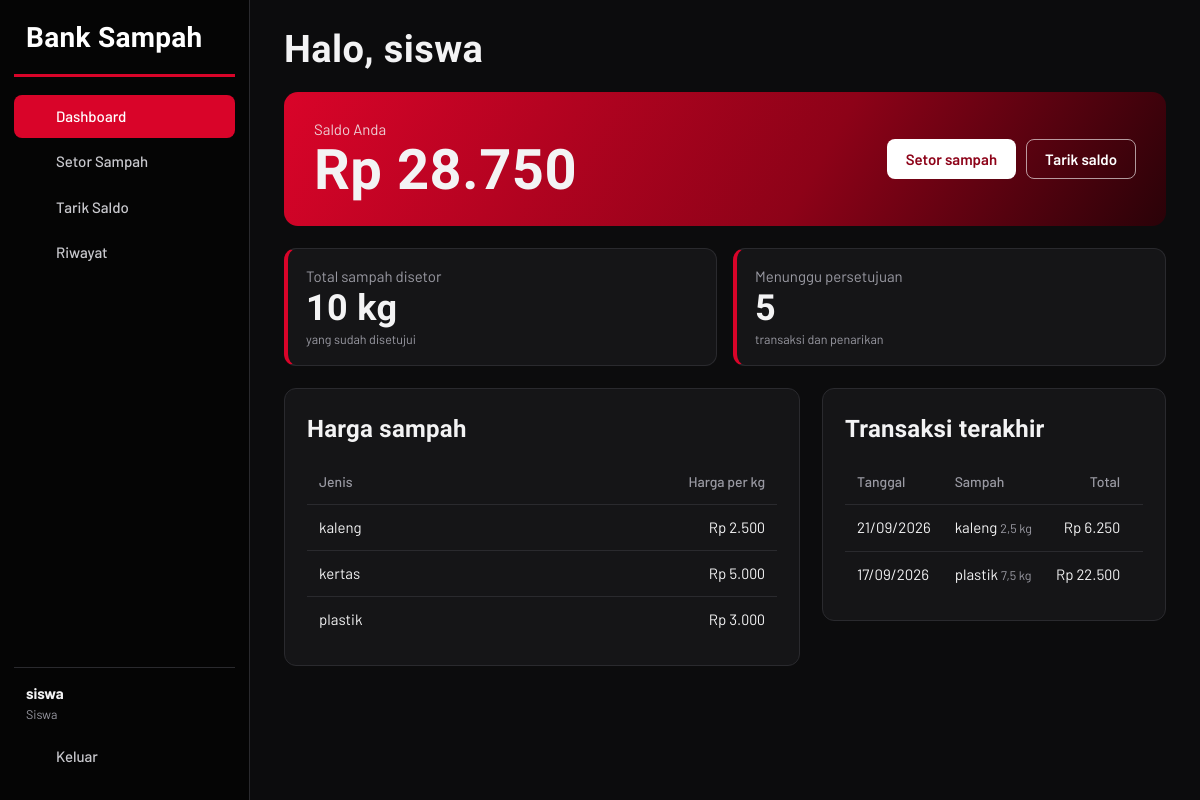
Page /user/dashboard.php (signed in) on the committed database.
### tables this page shows
CREATE TABLE users (
  id_user int(11) NOT NULL AUTO_INCREMENT,
  nama varchar(100) NOT NULL,
  username varchar(50) NOT NULL,
  password varchar(255) NOT NULL,
  saldo int(11) NOT NULL DEFAULT 0,
  role enum('admin','guru','siswa','pengepul') NOT NULL,
  PRIMARY KEY (id_user), UNIQUE KEY (username)
);

CREATE TABLE sampah (
  id_sampah int(11) NOT NULL AUTO_INCREMENT,
  jenis_sampah varchar(50) NOT NULL,
  harga_per_kg int(11) NOT NULL,
  stok_kg decimal(10,2) NOT NULL DEFAULT 0,
  PRIMARY KEY (id_sampah)
);

CREATE TABLE transaksi (
  id_transaksi int(11) NOT NULL AUTO_INCREMENT,
  id_user int(11) NOT NULL,
  id_sampah int(11) NOT NULL,
  tanggal date NOT NULL,
  tipe enum('setor','jual') NOT NULL,
  berat_kg decimal(10,2) NOT NULL,
  total_rp int(11) NOT NULL,
  status enum('pending','disetujui','ditolak') NOT NULL DEFAULT 'pending',
  PRIMARY KEY (id_transaksi)
);

### user/dashboard.php (the view, shortened to what this page needs)
<?php
require_once __DIR__ . '/../config.php';
need(['guru', 'siswa', 'pengepul']);
$u = user();
$jual = $u['role'] === 'pengepul';
$tipe = $jual ? 'jual' : 'setor';
$pageTitle = 'Halo, ' . $u['nama'];
$stmt = $pdo->prepare(
    "SELECT COALESCE(SUM(berat_kg), 0)
     FROM transaksi
     WHERE id_user = ?
       AND tipe = ?
       AND status = 'disetujui'"
);
$stmt->execute([
    $u['id_user'],
    $tipe
]);
$totalKg = (float) $stmt->fetchColumn();
$stmt = $pdo->prepare(
    "SELECT
        (
            SELECT COUNT(*)
            FROM transaksi
            WHERE id_user = ?
              AND status = 'pending'
        )
        +
        (
            SELECT COUNT(*)
            FROM tarik_saldo
            WHERE id_user = ?
              AND status = 'pending'
        )"
);
$stmt->execute([
    $u['id_user'],
    $u['id_user']
]);
$pending = (int) $stmt->fetchColumn();
$harga = $pdo->query(
    'SELECT *
     FROM sampah
     ORDER BY jenis_sampah'
)->fetchAll();
$stmt = $pdo->prepare(
    "SELECT
        t.*,
        s.jenis_sampah
     FROM transaksi t
     JOIN sampah s
        ON s.id_sampah = t.id_sampah
     WHERE t.id_user = ?
     ORDER BY t.id_transaksi DESC
     LIMIT 5"
);
$stmt->execute([$u['id_user']]);
$last = $stmt->fetchAll();
require __DIR__ . '/../includes/header.php';
?>
<section class="saldo">
    <div>
        <span>Saldo Anda</span>
        <strong>
            <?= rp($u['saldo']) ?>
        </strong>
    </div>
    <div class="saldo-act">
        <a
            class="btn btn-light"
            href="transaksi.php"
        >
            <?= $jual ? 'Beli sampah' : 'Setor sampah' ?>
        </a>
        <a
            class="btn btn-outline"
            href="tarik.php"
        >
            Tarik saldo
        </a>
    </div>
</section>
<div class="stats">
    <div class="stat">
        <span>
            <?= $jual
                ? 'Total sampah dibeli'
                : 'Total sampah disetor'
            ?>
        </span>
        <strong>
            <?= kg($totalKg) ?>
        </strong>
        <small>
            yang sudah disetujui
        </small>
    </div>
    <div class="stat">
        <span>
            Menunggu persetujuan
        </span>
        <strong>
            <?= $pending ?>
        </strong>
        <small>
            transaksi dan penarikan
        </small>
    </div>
</div>
<div class="split">
    <section class="card">
        <h2>Harga sampah</h2>
        <?php if (!$harga): ?>
            <div class="empty">
                Admin belum menambahkan jenis sampah.
            </div>
        <?php else: ?>
            <div class="table-wrap">
                <table>
                    <thead>
                        <tr>
                            <th>Jenis</th>
                            <th class="num">
                                Harga per kg
                            </th>
                        </tr>
                    </thead>
                    <tbody>
                        <?php foreach ($harga as $r): ?>
                            <tr>
                                <td>
                                    <?= e($r['jenis_sampah']) ?>
                                </td>
                                <td class="num">
                                    <?= rp($r['harga_per_kg']) ?>
                                </td>
                            </tr>
                        <?php endforeach; ?>
                    </tbody>
                </table>
            </div>
        <?php endif; ?>
    </section>
    <section class="card">
        <h2>Transaksi terakhir</h2>
        <?php if (!$last): ?>
            <div class="empty">
                Belum ada transaksi.
                Mulai dari menu
                <?= $jual ? 'Beli Sampah' : 'Setor Sampah' ?>.
            </div>
        <?php else: ?>
            <div class="table-wrap">
                <table>
                    <thead>
                        <tr>
                            <th>Tanggal</th>
                            <th>Sampah</th>
                            <th class="num">
                                Total
                            </th>
                            <th>Status</th>
                        </tr>
                    </thead>
                    <tbody>
                        <?php foreach ($last as $r): ?>
                            <tr>
                                <td>
                                    <?= tgl($r['tanggal']) ?>
                                </td>
                                <td>
                                    <?= e($r['jenis_sampah']) ?>
                                    <small class="muted">
                                        <?= kg($r['berat_kg']) ?>
                                    </small>
                                </td>
                                <td class="num">
                                    <?= rp($r['total_rp']) ?>
                                </td>
                                <td>
                                </td>
                            </tr>
                        <?php endforeach; ?>
                    </tbody>
                </table>
            </div>
        <?php endif; ?>
    </section>
</div>
<?php
require __DIR__ . '/../includes/footer.php';
?>

### includes/header.php (shortened to what this page needs)
<?php
$u = user();
$role = $u['role'];
$cur = basename($_SERVER['SCRIPT_NAME']);
if ($role === 'admin') {
    $menu = [
        [
            'admin/dashboard.php',
            'Dashboard',
            'home',
            0
        ],
        [
            'admin/setoran.php',
            'Setoran Sampah',
            'down',
            cnt("SELECT COUNT(*) FROM transaksi WHERE tipe='setor' AND status='pending'")
        ],
        [
            'admin/penjualan.php',
            'Penjualan Pengepul',
            'up',
            cnt("SELECT COUNT(*) FROM transaksi WHERE tipe='jual' AND status='pending'")
        ],
        [
            'admin/tarik.php',
            'Penarikan Saldo',
            'wallet',
            cnt("SELECT COUNT(*) FROM tarik_saldo WHERE status='pending'")
        ],
        [
            'admin/sampah.php',
            'Data Sampah',
            'box',
            0
        ],
        [
            'admin/users.php',
            'Data Pengguna',
            'users',
            0
        ],
        [
            'admin/laporan.php',
            'Laporan',
            'report',
            0
        ],
    ];
} else {
    $jualRole = $role === 'pengepul';
    $menu = [
        [
            'user/dashboard.php',
            'Dashboard',
            'home',
            0
        ],
        [
            'user/transaksi.php',
            $jualRole ? 'Beli Sampah' : 'Setor Sampah',
            $jualRole ? 'up' : 'down',
            0
        ],
        [
            'user/tarik.php',
            'Tarik Saldo',
            'wallet',
            0
        ],
        [
            'user/riwayat.php',
            'Riwayat',
            'history',
            0
        ],
    ];
}
?>
<!doctype html>
<html lang="id">
<head>
    <link rel="stylesheet" href="<?= BASE ?>/assets/style.css">
</head>
<body>
    <div class="app">
        <aside class="side" id="side">
            <div class="brand">
                Bank Sampah
            </div>
            <nav class="nav">
                <?php foreach ($menu as $m): ?>
                    <a
                        href="<?= BASE . '/' . $m[0] ?>"
                        class="<?= basename($m[0]) === $cur ? 'active' : '' ?>"
                    >
                        <?= icon($m[2]) ?>
                        <span><?= $m[1] ?></span>
                    </a>
                <?php endforeach; ?>
            </nav>
            <div class="side-foot">
                <div class="who">
                    <strong><?= e($u['nama']) ?></strong>
                    <small><?= roleName($role) ?></small>
                </div>
                <a class="nav-out" href="<?= BASE ?>/logout.php">
                    <?= icon('logout') ?>
                    <span>Keluar</span>
                </a>
            </div>
        </aside>
        <main class="main">
            <header class="top">
                <h1><?= e($pageTitle ?? '') ?></h1>
            </header>

### assets/style.css (style rules this page uses)
:root { --black:#050505; --bg:#0c0c0d; --panel:#151517; --panel2:#1c1c1f; --line:#2a2a2e; --red:#d90429; --red-hi:#ff2d4a; --red-lo:#8d0218; --tx:#f3f3f4; --mu:#9a9aa3; --ok:#3ccf6e; --wait:#f0a53a; }
* { box-sizing:border-box }
html { color-scheme:dark }
body { margin:0;background:var(--bg);color:var(--tx);font:15px/1.55 'Barlow','Segoe UI',system-ui,sans-serif }
h1,h2,.brand,.hero-mark,.stat strong,.saldo strong,.total strong { font-family:'Barlow Condensed','Segoe UI',sans-serif;font-weight:600;letter-spacing:.01em }
h1,h2 { margin:0 }
a { color:var(--red-hi);text-decoration:none }
.muted { color:var(--mu) }
.num { text-align:right;font-variant-numeric:tabular-nums }
.app { display:flex;min-height:100vh }
.side { width:250px;flex:none;background:var(--black);border-right:1px solid var(--line);position:sticky;top:0;height:100vh;display:flex;flex-direction:column;padding:22px 14px }
.brand { font-size:28px;padding:2px 12px 22px;color:#fff;border-bottom:3px solid var(--red);margin:0 0 18px;line-height:1 }
.nav { display:flex;flex-direction:column;gap:2px;flex:1 }
.nav a,.nav-out { display:flex;align-items:center;gap:11px;padding:10px 12px;border-radius:8px;color:#c9c9ce;font-weight:500 }
.nav a.active { background:var(--red);color:#fff }
.side-foot { border-top:1px solid var(--line);padding-top:14px }
.who { padding:0 12px 10px;display:flex;flex-direction:column }
.who small { color:var(--mu) }
.main { flex:1;min-width:0;padding:30px 34px 60px;max-width:1280px }
.top { display:flex;align-items:center;gap:12px;margin-bottom:22px }
.top h1 { font-size:38px;line-height:1.05 }
.card { background:var(--panel);border:1px solid var(--line);border-radius:12px;padding:22px;margin-bottom:22px }
.card h2 { font-size:24px;margin-bottom:12px;display:flex;align-items:center;gap:10px }
.split { display:grid;grid-template-columns:minmax(0,1.5fr) minmax(0,1fr);gap:22px;align-items:start }
.split>.card { margin-bottom:22px }
.stats { display:grid;grid-template-columns:repeat(auto-fit,minmax(210px,1fr));gap:16px;margin-bottom:22px }
.stat { background:var(--panel);border:1px solid var(--line);border-left:4px solid var(--red);border-radius:12px;padding:16px 18px;display:flex;flex-direction:column }
.stat span { color:var(--mu) }
.stat strong { font-size:36px;line-height:1.15 }
.stat small { color:var(--mu) }
.saldo { background:linear-gradient(120deg,var(--red) 0%,var(--red-lo) 60%,#2a0208 100%);border-radius:14px;padding:26px 30px;margin-bottom:22px;display:flex;justify-content:space-between;align-items:center;gap:20px;flex-wrap:wrap }
.saldo span { opacity:.85 }
.saldo strong { display:block;font-size:56px;line-height:1.05 }
.saldo-act { display:flex;gap:10px;flex-wrap:wrap }
.table-wrap { overflow-x:auto }
table { width:100%;border-collapse:collapse }
th,td { padding:11px 12px;text-align:left;border-bottom:1px solid var(--line);white-space:nowrap }
th { color:var(--mu);font-weight:500;font-size:14px }
th.num { text-align:right }
tr:last-child td { border-bottom:0 }
.btn { display:inline-flex;align-items:center;justify-content:center;gap:6px;border:1px solid transparent;border-radius:8px;padding:10px 18px;font:600 15px 'Barlow',sans-serif;cursor:pointer;color:#fff;text-decoration:none }
.btn-light { background:#fff;color:var(--red-lo) }
.btn-outline { background:transparent;border-color:rgba(255,255,255,.6) }

### rows in the picture
users: nama "siswa", role "Siswa", nama "Halo, siswa", saldo "Rp 28.750"
sampah: jenis_sampah "kaleng", harga_per_kg "Rp 2.500"
sampah: jenis_sampah "kertas", harga_per_kg "Rp 5.000"
sampah: jenis_sampah "plastik", harga_per_kg "Rp 3.000"
transaksi: tanggal "21/09/2026", id_sampah.jenis_sampah "kaleng", berat_kg "2,5 kg", total_rp "Rp 6.250"
transaksi: tanggal "17/09/2026", id_sampah.jenis_sampah "plastik", berat_kg "7,5 kg", total_rp "Rp 22.500"

### other values in the picture
$m[1] "Dashboard"
$m[1] "Setor Sampah"
$m[1] "Tarik Saldo"
$m[1] "Riwayat"
kg($totalKg) "10 kg"
$pending "5"
